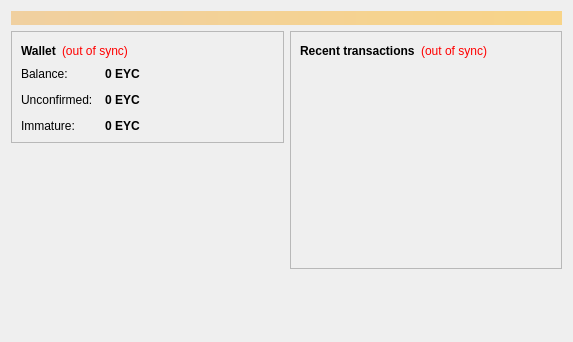
<?xml version="1.0" encoding="UTF-8"?>
<ui version="4.0">
 <class>OverviewPage</class>
 <widget class="QWidget" name="OverviewPage">
  <property name="geometry">
   <rect>
    <x>0</x>
    <y>0</y>
    <width>573</width>
    <height>342</height>
   </rect>
  </property>
  <property name="windowTitle">
   <string>Form</string>
  </property>
  <layout class="QVBoxLayout" name="topLayout">
   <item>
    <widget class="QLabel" name="labelAlerts">
     <property name="visible">
      <bool>false</bool>
     </property>
     <property name="styleSheet">
      <string notr="true">background-color: qlineargradient(x1: 0, y1: 0, x2: 1, y2: 0, stop:0 #F0D0A0, stop:1 #F8D488); color:#000000;</string>
     </property>
     <property name="wordWrap">
      <bool>true</bool>
     </property>
     <property name="margin">
      <number>3</number>
     </property>
    </widget>
   </item>
   <item>
    <layout class="QHBoxLayout" name="horizontalLayout" stretch="1,1">
     <item>
      <layout class="QVBoxLayout" name="verticalLayout_2">
       <item>
        <widget class="QFrame" name="frame">
         <property name="frameShape">
          <enum>QFrame::StyledPanel</enum>
         </property>
         <property name="frameShadow">
          <enum>QFrame::Raised</enum>
         </property>
         <layout class="QVBoxLayout" name="verticalLayout_4">
          <item>
           <layout class="QHBoxLayout" name="horizontalLayout_4">
            <item>
             <widget class="QLabel" name="label_5">
              <property name="font">
               <font>
                <weight>75</weight>
                <bold>true</bold>
               </font>
              </property>
              <property name="text">
               <string>Wallet</string>
              </property>
             </widget>
            </item>
            <item>
             <widget class="QLabel" name="labelWalletStatus">
              <property name="toolTip">
               <string>The displayed information may be out of date. Your wallet automatically synchronizes with the Eyescoin network after a connection is established, but this process has not completed yet.</string>
              </property>
              <property name="styleSheet">
               <string notr="true">QLabel { color: red; }</string>
              </property>
              <property name="text">
               <string notr="true">(out of sync)</string>
              </property>
              <property name="alignment">
               <set>Qt::AlignLeading|Qt::AlignLeft|Qt::AlignVCenter</set>
              </property>
             </widget>
            </item>
            <item>
             <spacer name="horizontalSpacer_2">
              <property name="orientation">
               <enum>Qt::Horizontal</enum>
              </property>
              <property name="sizeHint" stdset="0">
               <size>
                <width>40</width>
                <height>20</height>
               </size>
              </property>
             </spacer>
            </item>
           </layout>
          </item>
          <item>
           <layout class="QFormLayout" name="formLayout_2">
            <property name="fieldGrowthPolicy">
             <enum>QFormLayout::AllNonFixedFieldsGrow</enum>
            </property>
            <property name="horizontalSpacing">
             <number>12</number>
            </property>
            <property name="verticalSpacing">
             <number>12</number>
            </property>
            <item row="0" column="0">
             <widget class="QLabel" name="label">
              <property name="text">
               <string>Balance:</string>
              </property>
             </widget>
            </item>
            <item row="0" column="1">
             <widget class="QLabel" name="labelBalance">
              <property name="font">
               <font>
                <weight>75</weight>
                <bold>true</bold>
               </font>
              </property>
              <property name="cursor">
               <cursorShape>IBeamCursor</cursorShape>
              </property>
              <property name="toolTip">
               <string>Your current balance</string>
              </property>
              <property name="text">
               <string notr="true">0 EYC</string>
              </property>
              <property name="textInteractionFlags">
               <set>Qt::LinksAccessibleByMouse|Qt::TextSelectableByKeyboard|Qt::TextSelectableByMouse</set>
              </property>
             </widget>
            </item>
            <item row="1" column="0">
             <widget class="QLabel" name="label_3">
              <property name="text">
               <string>Unconfirmed:</string>
              </property>
             </widget>
            </item>
            <item row="1" column="1">
             <widget class="QLabel" name="labelUnconfirmed">
              <property name="font">
               <font>
                <weight>75</weight>
                <bold>true</bold>
               </font>
              </property>
              <property name="cursor">
               <cursorShape>IBeamCursor</cursorShape>
              </property>
              <property name="toolTip">
               <string>Total of transactions that have yet to be confirmed, and do not yet count toward the current balance</string>
              </property>
              <property name="text">
               <string notr="true">0 EYC</string>
              </property>
              <property name="textInteractionFlags">
               <set>Qt::LinksAccessibleByMouse|Qt::TextSelectableByKeyboard|Qt::TextSelectableByMouse</set>
              </property>
             </widget>
            </item>
            <item row="2" column="0">
             <widget class="QLabel" name="labelImmatureText">
              <property name="text">
               <string>Immature:</string>
              </property>
             </widget>
            </item>
            <item row="2" column="1">
             <widget class="QLabel" name="labelImmature">
              <property name="font">
               <font>
                <weight>75</weight>
                <bold>true</bold>
               </font>
              </property>
              <property name="toolTip">
               <string>Mined balance that has not yet matured</string>
              </property>
              <property name="text">
               <string notr="true">0 EYC</string>
              </property>
              <property name="textInteractionFlags">
               <set>Qt::LinksAccessibleByMouse|Qt::TextSelectableByKeyboard|Qt::TextSelectableByMouse</set>
              </property>
             </widget>
            </item>
           </layout>
          </item>
         </layout>
        </widget>
       </item>
       <item>
        <spacer name="verticalSpacer">
         <property name="orientation">
          <enum>Qt::Vertical</enum>
         </property>
         <property name="sizeHint" stdset="0">
          <size>
           <width>20</width>
           <height>40</height>
          </size>
         </property>
        </spacer>
       </item>
      </layout>
     </item>
     <item>
      <layout class="QVBoxLayout" name="verticalLayout_3">
       <item>
        <widget class="QFrame" name="frame_2">
         <property name="frameShape">
          <enum>QFrame::StyledPanel</enum>
         </property>
         <property name="frameShadow">
          <enum>QFrame::Raised</enum>
         </property>
         <layout class="QVBoxLayout" name="verticalLayout">
          <item>
           <layout class="QHBoxLayout" name="horizontalLayout_2">
            <item>
             <widget class="QLabel" name="label_4">
              <property name="text">
               <string>&lt;b&gt;Recent transactions&lt;/b&gt;</string>
              </property>
             </widget>
            </item>
            <item>
             <widget class="QLabel" name="labelTransactionsStatus">
              <property name="toolTip">
               <string>The displayed information may be out of date. Your wallet automatically synchronizes with the Eyescoin network after a connection is established, but this process has not completed yet.</string>
              </property>
              <property name="styleSheet">
               <string notr="true">QLabel { color: red; }</string>
              </property>
              <property name="text">
               <string notr="true">(out of sync)</string>
              </property>
              <property name="alignment">
               <set>Qt::AlignRight|Qt::AlignTrailing|Qt::AlignVCenter</set>
              </property>
             </widget>
            </item>
            <item>
             <spacer name="horizontalSpacer">
              <property name="orientation">
               <enum>Qt::Horizontal</enum>
              </property>
              <property name="sizeHint" stdset="0">
               <size>
                <width>40</width>
                <height>20</height>
               </size>
              </property>
             </spacer>
            </item>
           </layout>
          </item>
          <item>
           <widget class="QListView" name="listTransactions">
            <property name="styleSheet">
             <string notr="true">QListView { background: transparent; }</string>
            </property>
            <property name="frameShape">
             <enum>QFrame::NoFrame</enum>
            </property>
            <property name="verticalScrollBarPolicy">
             <enum>Qt::ScrollBarAlwaysOff</enum>
            </property>
            <property name="horizontalScrollBarPolicy">
             <enum>Qt::ScrollBarAlwaysOff</enum>
            </property>
            <property name="selectionMode">
             <enum>QAbstractItemView::NoSelection</enum>
            </property>
           </widget>
          </item>
         </layout>
        </widget>
       </item>
       <item>
        <spacer name="verticalSpacer_2">
         <property name="orientation">
          <enum>Qt::Vertical</enum>
         </property>
         <property name="sizeHint" stdset="0">
          <size>
           <width>20</width>
           <height>40</height>
          </size>
         </property>
        </spacer>
       </item>
      </layout>
     </item>
    </layout>
   </item>
  </layout>
 </widget>
 <resources/>
 <connections/>
</ui>
